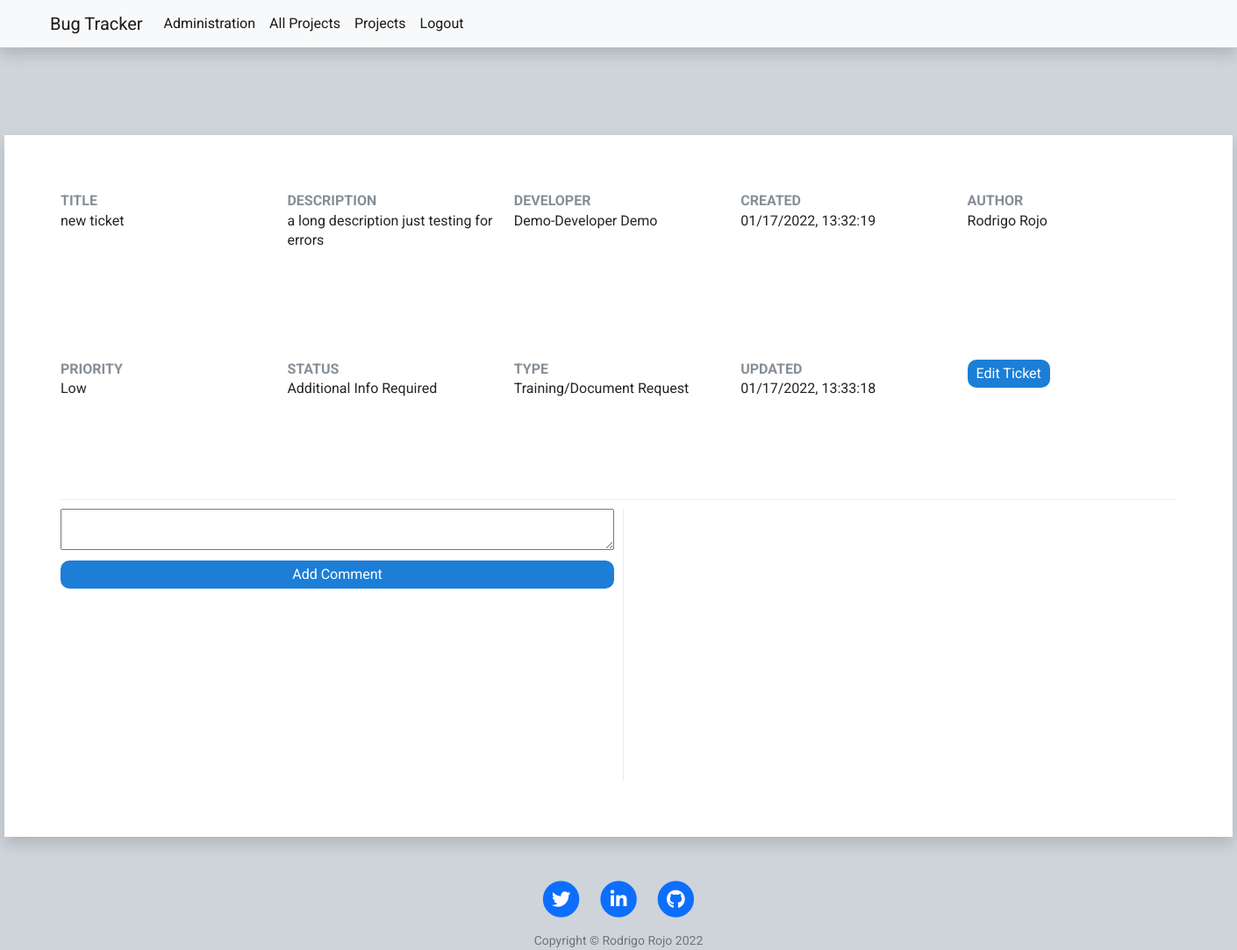
Before: /ticket/16 (signed in) with the older database file.
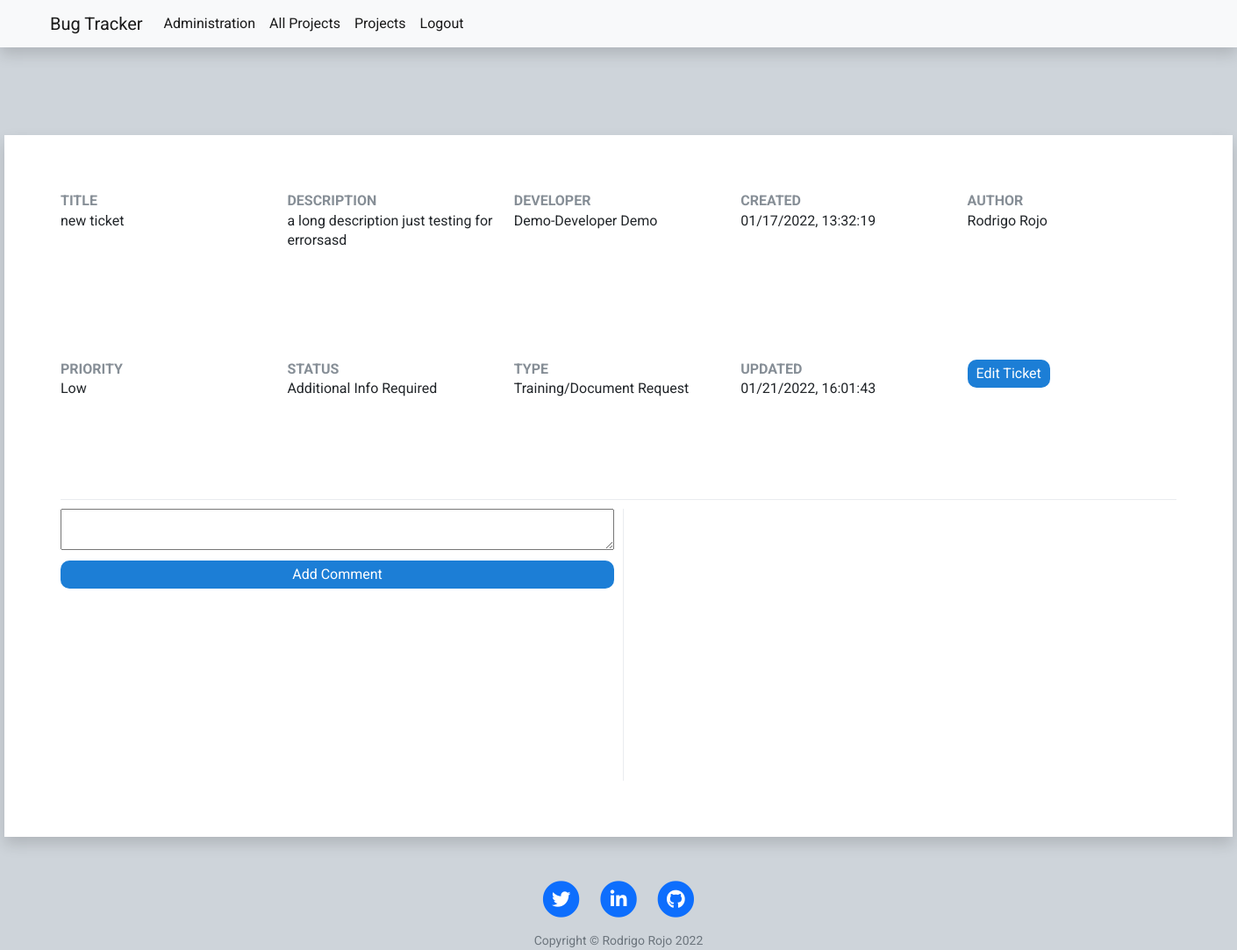
After: the same page with the newer database file.
### tables this page shows
CREATE TABLE "ticket" (
	"id"	integer,
	"title"	VARCHAR(100),
	"description"	VARCHAR(250),
	"developer"	VARCHAR(100),
	"created"	VARCHAR(100),
	"author"	VARCHAR(100),
	"ticket_priority"	VARCHAR(50),
	"ticket_status"	VARCHAR(50),
	"ticket_type"	VARCHAR(50),
	"updated"	VARCHAR(100),
	"project_id"	 NOT NULL,
	"user_id"	 NOT NULL,
	PRIMARY KEY("id"),
	CONSTRAINT "FK_project" FOREIGN KEY("project_id") REFERENCES "project"("id"),
	FOREIGN KEY("user_id") REFERENCES "user"("id")
);

### main.py (the view)
@app.route("/ticket/<id>")
@login_required
def ticket(id):
    current_ticket = database.get_ticket_by_id(id)
    devs = database.get_project_devs(current_ticket[10])
    comments = database.get_comments_by_ticket_id(id)
    return render_template("ticket.html",
                           ticket=current_ticket,
                           comments=comments,
                           devs=devs,
                           year=year)

### database.py (called while the page is built)
def get_ticket_by_id(id):
    conn = sqlite3.connect(database="bug_tracker.db")
    cur = conn.cursor()
    sql = f''' SELECT *
               FROM ticket
               WHERE id = '{id}'; '''
    cur.execute(sql)
    data = cur.fetchone()
    conn.close()
    return data

def get_project_devs(project_id):
    conn = sqlite3.connect(database="bug_tracker.db")
    cur = conn.cursor()
    sql = f''' SELECT DISTINCT user.id, user.first_name, user.last_name, user.role, user.email
               FROM project_dev
               LEFT JOIN user
               ON user.id = project_dev.user_id
               WHERE project_id = {project_id}; '''
    cur.execute(sql)
    data = cur.fetchall()
    conn.close()
    return data

def get_comments_by_ticket_id(id):
    conn = sqlite3.connect(database="bug_tracker.db")
    cur = conn.cursor()
    sql = f''' SELECT *
               FROM comment
               WHERE ticket_id = '{id}'; '''
    cur.execute(sql)
    data = cur.fetchall()
    conn.close()
    return data

### main.py (called while the page is built)
@login_manager.user_loader
def load_user(user_id):
    return User.query.get(user_id)

### templates/ticket.html (shortened to what this page needs)
{% include "header.html" %}
<div class="main-ticket-container shadow">
    <div class="ticket">
        <div>
            <label>Title</label>
            <p>{{ticket[1]}}</p>
        </div>
        <div>
            <label>Description</label>
            <p>{{ticket[2]}}</p>
        </div>
        <div>
            <label>Developer</label>
            <p>{{ticket[3]}}</p>
        </div>
        <div>
            <label>Created</label>
            <p>{{ticket[4]}}</p>
        </div>
        <div>
            <label>Author</label>
            <p>{{ticket[5]}}</p>
        </div>
        <div>
            <label>Priority</label>
            <p>{{ticket[6]}}</p>
        </div>
        <div>
            <label>Status</label>
            <p>{{ticket[7]}}</p>
        </div>
        <div>
            <label>Type</label>
            <p>{{ticket[8]}}</p>
        </div>
        <div>
            <label>Updated</label>
            <p>{{ticket[9]}}</p>
        </div>
        {% if current_user.role == "Project Manager" or current_user.role == "Admin" %}
        <div>
            <button id="myBtn" class="edit-ticket-btn topcorner" data-toggle="modal" data-target="#exampleModalCenter">Edit
                Ticket</button>
        </div>
        {% endif %}
    </div>
    <div class="comments-container scroll grid">
        <div class="add-comment">
            <form method="post" action="{{url_for('add_comment')}}">
                <div class="grid">
                    <textarea cols="60" name="message"></textarea>
                    <input class="comment-btn" type="submit" value="Add Comment">
                </div>
            </form>
        </div>
    </div>
    <div class="ticket-edit-container">
    </div>
</div>
{% include "footer.html" %}

### templates/header.html (shortened to what this page needs)
<!DOCTYPE html>
<html lang="en">
<head>
    <link href="{{ url_for('static', filename='vendor/fontawesome-free/css/all.min.css')}}" rel="stylesheet"
        type="text/css">
    <link href="https://cdn.jsdelivr.net/npm/bootstrap@5.1.3/dist/css/bootstrap.min.css" rel="stylesheet"
>
    <link rel="stylesheet" href="{{url_for('static', filename='css/style.css')}}">
    <link rel="stylesheet" href="{{url_for('static', filename='css/style_small.css')}}">
</head>
<body>
    <div>
        <nav class="navbar navbar-expand-lg navbar-light bg-light shadow" aria-label="Eighth navbar example">
            <div class="container">
                <a class="navbar-brand" href="{{url_for('home')}}">Bug Tracker</a>
                <div class="collapse navbar-collapse" id="navbarsExample07">
                    <ul class="navbar-nav me-auto mb-2 mb-lg-0">
                        <li class="nav-item">
                            {% if current_user.role == "Admin" %}
                            <a class="nav-link active" href="{{url_for('admin')}}">Administration</a>
                            {% else %}
                            <a class="nav-link disabled" href="{{url_for('admin')}}">Administration</a>
                            {% endif %}
                        </li>
                        <li class="nav-item">
                            {% if current_user.role == "Project Manager" or current_user.role == "Admin" %}
                            <a class="nav-link active" href="{{url_for('all_projects')}}">All Projects</a>
                            {% else %}
                            <a class="nav-link disabled" href="{{url_for('all_projects')}}">All Projects</a>
                            {% endif %}
                        </li>
                        <li class="nav-item">
                            <a class="nav-link active" href="{{url_for('user_projects')}}">Projects</a>
                        </li>
                        <li class="nav-item">
                            <a class="nav-link active" href="{{url_for('logout')}}">Logout</a>
                        </li>
                    </ul>
                </div>
            </div>
        </nav>

### templates/footer.html (shortened to what this page needs)
</div>
<footer>
    <div class="container">
      <div class="row">
        <div class="col-lg-8 col-md-10 mx-auto">
          <ul class="list-inline text-center">
            <li class="list-inline-item">
              <a href="https://twitter.com/SoriOner">
                <span class="fa-stack fa-lg">
                  <i class="fas fa-circle fa-stack-2x"></i>
                  <i class="fab fa-twitter fa-stack-1x fa-inverse"></i>
                </span>
              </a>
            </li>
            <li class="list-inline-item">
              <a href="https://www.linkedin.com/in/rodrigo-rojo/">
                <span class="fa-stack fa-lg">
                  <i class="fas fa-circle fa-stack-2x"></i>
                  <i class="fab fa-linkedin-in fa-stack-1x fa-inverse"></i>
                </span>
              </a>
            </li>
            <li class="list-inline-item">
              <a href="https://github.com/Rodrigo-Rojo/Bug-Tracker">
                <span class="fa-stack fa-lg">
                  <i class="fas fa-circle fa-stack-2x"></i>
                  <i class="fab fa-github fa-stack-1x fa-inverse"></i>
                </span>
              </a>
            </li>
          </ul>
          <p class="copyright text-muted">Copyright &copy; Rodrigo Rojo {{year}}</p>
        </div>
      </div>
    </div>
  </footer>
</body>
</html>

### static/css/style.css (style rules this page uses)
* { margin: 0; padding: 0; box-sizing: border-box; }
a { text-decoration: None; }
body { font-family: 'Roboto', sans-serif; line-height: 1.4; background-color: #ced4da; }
label { text-transform: uppercase; font-weight: bold; color: #868e96; }
.shadow { box-shadow: 0 10px 30px rgba(0, 0, 0, 0.20); }
.scroll { overflow-y: auto; }
.grid { display: grid; row-gap: 12px; }
.add-dev-btn, .add-ticket-btn, .add-dev form input, .btn-ticket, .comment-btn, .edit-project-submit, .edit-ticket-submit, .edit-user-input, .edit-ticket-btn { padding: 5px 10px; background-color: #1c7ed6; color: white; border: none; border-radius: 10px; cursor: pointer; font-size: 16px; }
.main-ticket-container { background-color: white; width: 1400px; height: 800px; margin: auto; padding: 64px; display: grid; grid-template-columns: 1fr 1fr; gap: 10px; }
.ticket { display: grid; grid-template-columns: repeat(5, 1fr); gap: 20px; grid-column: 1 / -1; border-bottom: 1px solid #e9ecef; padding-bottom: 10px; }
.comments-container { align-items: baseline; }
.ticket-edit-container { border-left: 1px solid #e9ecef; padding-left: 5px; }
.add-comment { padding-bottom: 10px; }
.comment-btn { align-self: center; }
.copyright { font-size:14px; margin-bottom:0; text-align:center; }
footer { height: 10vh; padding: 50px 0 65px; }
p { margin-bottom: 0; }
.navbar { margin-bottom: 100px; }

Changed rows visible on the page:
changed ticket "new ticket": description "a long description just testing for errors" → "a long description just testing for errorsasd"; updated "01/17/2022, 13:33:18" → "01/21/2022, 16:01:43"
